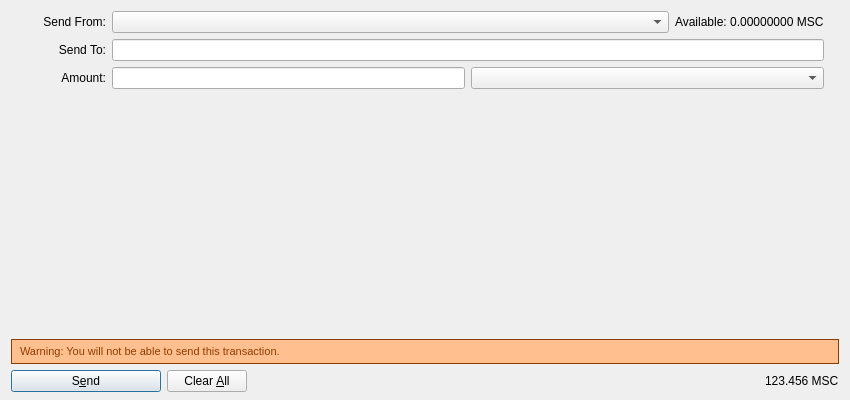
<?xml version="1.0" encoding="UTF-8"?>
<ui version="4.0">
 <class>SendMPDialog</class>
 <widget class="QDialog" name="SendMPDialog">
  <property name="geometry">
   <rect>
    <x>0</x>
    <y>0</y>
    <width>850</width>
    <height>400</height>
   </rect>
  </property>
  <property name="windowTitle">
   <string>Send Coins</string>
  </property>
  <property name="autoFillBackground">
   <bool>true</bool>
  </property>
  <layout class="QVBoxLayout" name="verticalLayout" stretch="1,0">
   <property name="bottomMargin">
    <number>8</number>
   </property>
   <item>
    <widget class="QScrollArea" name="scrollArea">
     <property name="frameShape">
      <enum>QFrame::NoFrame</enum>
     </property>
     <property name="frameShadow">
      <enum>QFrame::Plain</enum>
     </property>
     <property name="widgetResizable">
      <bool>true</bool>
     </property>
     <widget class="QWidget" name="scrollAreaWidgetContents">
      <property name="geometry">
       <rect>
        <x>0</x>
        <y>0</y>
        <width>832</width>
        <height>351</height>
       </rect>
      </property>
      <layout class="QVBoxLayout" name="verticalLayout_2" stretch="0,0,0,1,0">
       <property name="leftMargin">
        <number>0</number>
       </property>
       <property name="topMargin">
        <number>0</number>
       </property>
       <property name="rightMargin">
        <number>0</number>
       </property>
       <property name="bottomMargin">
        <number>0</number>
       </property>
       <item>
        <layout class="QHBoxLayout" name="FromHLayout">
         <item>
          <widget class="QLabel" name="sendFromLabel">
           <property name="sizePolicy">
            <sizepolicy hsizetype="Fixed" vsizetype="Fixed">
             <horstretch>0</horstretch>
             <verstretch>0</verstretch>
            </sizepolicy>
           </property>
           <property name="minimumSize">
            <size>
             <width>95</width>
             <height>0</height>
            </size>
           </property>
           <property name="text">
            <string>Send From:</string>
           </property>
           <property name="alignment">
            <set>Qt::AlignRight|Qt::AlignTrailing|Qt::AlignVCenter</set>
           </property>
           <property name="margin">
            <number>8</number>
           </property>
          </widget>
         </item>
         <item>
          <widget class="QComboBox" name="sendFromComboBox">
           <property name="sizePolicy">
            <sizepolicy hsizetype="Expanding" vsizetype="Fixed">
             <horstretch>0</horstretch>
             <verstretch>0</verstretch>
            </sizepolicy>
           </property>
          </widget>
         </item>
         <item>
          <widget class="QLabel" name="balanceLabel">
           <property name="text">
            <string>Available: 0.00000000 MSC</string>
           </property>
           <property name="margin">
            <number>8</number>
           </property>
          </widget>
         </item>
         <item>
          <spacer name="horizontalSpacer_2">
           <property name="orientation">
            <enum>Qt::Horizontal</enum>
           </property>
           <property name="sizeType">
            <enum>QSizePolicy::Fixed</enum>
           </property>
           <property name="sizeHint" stdset="0">
            <size>
             <width>15</width>
             <height>20</height>
            </size>
           </property>
          </spacer>
         </item>
        </layout>
       </item>
       <item>
        <layout class="QHBoxLayout" name="ToHLayout">
         <item>
          <widget class="QLabel" name="sendToLabel">
           <property name="minimumSize">
            <size>
             <width>95</width>
             <height>0</height>
            </size>
           </property>
           <property name="layoutDirection">
            <enum>Qt::LeftToRight</enum>
           </property>
           <property name="text">
            <string>Send To:</string>
           </property>
           <property name="alignment">
            <set>Qt::AlignRight|Qt::AlignTrailing|Qt::AlignVCenter</set>
           </property>
           <property name="margin">
            <number>8</number>
           </property>
          </widget>
         </item>
         <item>
          <widget class="QLineEdit" name="sendToLineEdit"/>
         </item>
         <item>
          <spacer name="horizontalSpacer_3">
           <property name="orientation">
            <enum>Qt::Horizontal</enum>
           </property>
           <property name="sizeType">
            <enum>QSizePolicy::Fixed</enum>
           </property>
           <property name="sizeHint" stdset="0">
            <size>
             <width>15</width>
             <height>20</height>
            </size>
           </property>
          </spacer>
         </item>
        </layout>
       </item>
       <item>
        <layout class="QHBoxLayout" name="horizontalLayout_3">
         <property name="bottomMargin">
          <number>0</number>
         </property>
         <item>
          <widget class="QLabel" name="amountLabel">
           <property name="minimumSize">
            <size>
             <width>95</width>
             <height>0</height>
            </size>
           </property>
           <property name="text">
            <string>Amount:</string>
           </property>
           <property name="alignment">
            <set>Qt::AlignRight|Qt::AlignTrailing|Qt::AlignVCenter</set>
           </property>
           <property name="margin">
            <number>8</number>
           </property>
          </widget>
         </item>
         <item>
          <widget class="QLineEdit" name="amountLineEdit"/>
         </item>
         <item>
          <widget class="QComboBox" name="propertyComboBox">
           <property name="sizePolicy">
            <sizepolicy hsizetype="Expanding" vsizetype="Fixed">
             <horstretch>0</horstretch>
             <verstretch>0</verstretch>
            </sizepolicy>
           </property>
          </widget>
         </item>
         <item>
          <spacer name="horizontalSpacer_5">
           <property name="orientation">
            <enum>Qt::Horizontal</enum>
           </property>
           <property name="sizeType">
            <enum>QSizePolicy::Fixed</enum>
           </property>
           <property name="sizeHint" stdset="0">
            <size>
             <width>15</width>
             <height>20</height>
            </size>
           </property>
          </spacer>
         </item>
        </layout>
       </item>
       <item>
        <spacer name="verticalSpacer">
         <property name="orientation">
          <enum>Qt::Vertical</enum>
         </property>
         <property name="sizeHint" stdset="0">
          <size>
           <width>20</width>
           <height>40</height>
          </size>
         </property>
        </spacer>
       </item>
       <item>
        <layout class="QHBoxLayout" name="horizontalLayout_4">
         <property name="bottomMargin">
          <number>0</number>
         </property>
         <item>
          <widget class="QLabel" name="feeWarningLabel">
           <property name="font">
            <font>
             <pointsize>8</pointsize>
            </font>
           </property>
           <property name="styleSheet">
            <string notr="true">QLabel { 
border: 1px solid rgb(142,61,0);padding:5px 5px 5px 5px;background-repeat: no-repeat;background-position: 10px center;color: #133959;background-color: rgb(255,191,142); color:rgb(142,61,0);} </string>
           </property>
           <property name="text">
            <string>Warning: You will not be able to send this transaction.</string>
           </property>
           <property name="alignment">
            <set>Qt::AlignLeading|Qt::AlignLeft|Qt::AlignVCenter</set>
           </property>
          </widget>
         </item>
        </layout>
       </item>
      </layout>
     </widget>
    </widget>
   </item>
   <item>
    <layout class="QHBoxLayout" name="horizontalLayout">
     <item>
      <widget class="QPushButton" name="sendButton">
       <property name="minimumSize">
        <size>
         <width>150</width>
         <height>0</height>
        </size>
       </property>
       <property name="toolTip">
        <string>Confirm the send action</string>
       </property>
       <property name="text">
        <string>S&amp;end</string>
       </property>
       <property name="icon">
        <iconset>
         <normaloff>:/icons/send</normaloff>:/icons/send</iconset>
       </property>
       <property name="default">
        <bool>true</bool>
       </property>
      </widget>
     </item>
     <item>
      <widget class="QPushButton" name="clearButton">
       <property name="sizePolicy">
        <sizepolicy hsizetype="Minimum" vsizetype="Fixed">
         <horstretch>0</horstretch>
         <verstretch>0</verstretch>
        </sizepolicy>
       </property>
       <property name="toolTip">
        <string>Clear all fields of the form.</string>
       </property>
       <property name="text">
        <string>Clear &amp;All</string>
       </property>
       <property name="icon">
        <iconset>
         <normaloff>:/icons/remove</normaloff>:/icons/remove</iconset>
       </property>
       <property name="autoRepeatDelay">
        <number>300</number>
       </property>
       <property name="autoDefault">
        <bool>false</bool>
       </property>
      </widget>
     </item>
     <item>
      <spacer name="horizontalSpacer">
       <property name="orientation">
        <enum>Qt::Horizontal</enum>
       </property>
       <property name="sizeHint" stdset="0">
        <size>
         <width>40</width>
         <height>20</height>
        </size>
       </property>
      </spacer>
     </item>
     <item>
      <layout class="QHBoxLayout" name="horizontalLayout_2">
       <property name="spacing">
        <number>3</number>
       </property>
       <item>
        <widget class="QLabel" name="globalBalanceLabel">
         <property name="sizePolicy">
          <sizepolicy hsizetype="Preferred" vsizetype="Fixed">
           <horstretch>0</horstretch>
           <verstretch>0</verstretch>
          </sizepolicy>
         </property>
         <property name="cursor">
          <cursorShape>IBeamCursor</cursorShape>
         </property>
         <property name="text">
          <string notr="true">123.456 MSC</string>
         </property>
         <property name="textInteractionFlags">
          <set>Qt::LinksAccessibleByMouse|Qt::TextSelectableByKeyboard|Qt::TextSelectableByMouse</set>
         </property>
        </widget>
       </item>
      </layout>
     </item>
    </layout>
   </item>
  </layout>
 </widget>
 <resources>
  <include location="../counosh.qrc"/>
 </resources>
 <connections/>
</ui>
